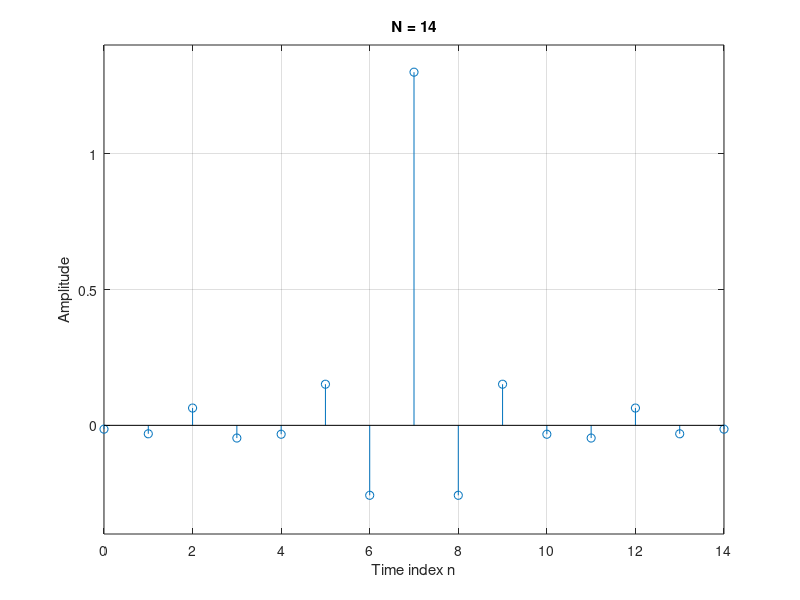

This figure's MATLAB source:
% Program Q4_9
clf;
fc = 0.65;
n = [-7.0:1:7.0];
y = 2*fc*sinc(2*fc*n);k = n+7.0;
stem(k,y);title('N = 14');axis([0 14 -0.4 1.4]);
xlabel('Time index n');ylabel('Amplitude');grid;